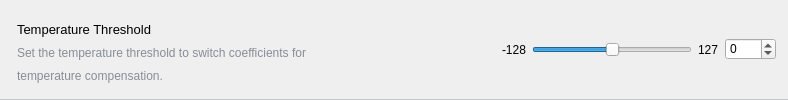
              <widget class="QGroupBox" name="groupBox_6">
               <property name="minimumSize">
                <size>
                 <width>0</width>
                 <height>62</height>
                </size>
               </property>
               <property name="styleSheet">
                <string notr="true">QGroupBox {
	border-top:none;
	border-bottom:1px solid #C1C7CD;
}</string>
               </property>
               <property name="flat">
                <bool>true</bool>
               </property>
               <layout class="QHBoxLayout" name="horizontalLayout_8">
                <item>
                 <layout class="QVBoxLayout" name="verticalLayout_9">
                  <property name="spacing">
                   <number>0</number>
                  </property>
                  <property name="leftMargin">
                   <number>5</number>
                  </property>
                  <property name="topMargin">
                   <number>6</number>
                  </property>
                  <item>
                   <widget class="QLabel" name="label_13">
                    <property name="font">
                     <font>
                      <pointsize>10</pointsize>
                     </font>
                    </property>
                    <property name="styleSheet">
                     <string notr="true"/>
                    </property>
                    <property name="text">
                     <string>Temperature Threshold</string>
                    </property>
                   </widget>
                  </item>
                  <item>
                   <widget class="QLabel" name="label_14">
                    <property name="styleSheet">
                     <string notr="true">color:rgb(135, 141, 150)</string>
                    </property>
                    <property name="text">
                     <string>Set the temperature threshold to switch coefficients for</string>
                    </property>
                   </widget>
                  </item>
                  <item>
                   <widget class="QLabel" name="label_15">
                    <property name="styleSheet">
                     <string notr="true">color:rgb(135, 141, 150)</string>
                    </property>
                    <property name="text">
                     <string>temperature compensation.</string>
                    </property>
                   </widget>
                  </item>
                 </layout>
                </item>
                <item>
                 <spacer name="horizontalSpacer_6">
                  <property name="orientation">
                   <enum>Qt::Orientation::Horizontal</enum>
                  </property>
                  <property name="sizeHint" stdset="0">
                   <size>
                    <width>190</width>
                    <height>20</height>
                   </size>
                  </property>
                 </spacer>
                </item>
                <item>
                 <widget class="QLabel" name="temp_th0_min">
                  <property name="styleSheet">
                   <string notr="true">background-color:none
</string>
                  </property>
                  <property name="text">
                   <string>-128</string>
                  </property>
                 </widget>
                </item>
                <item>
                 <widget class="QSlider" name="temp_th0_slider">
                  <property name="sizePolicy">
                   <sizepolicy hsizetype="Minimum" vsizetype="Fixed">
                    <horstretch>0</horstretch>
                    <verstretch>0</verstretch>
                   </sizepolicy>
                  </property>
                  <property name="minimumSize">
                   <size>
                    <width>160</width>
                    <height>0</height>
                   </size>
                  </property>
                  <property name="styleSheet">
                   <string notr="true">background-color:none
</string>
                  </property>
                  <property name="minimum">
                   <number>-128</number>
                  </property>
                  <property name="maximum">
                   <number>127</number>
                  </property>
                  <property name="orientation">
                   <enum>Qt::Orientation::Horizontal</enum>
                  </property>
                  <property name="invertedAppearance">
                   <bool>false</bool>
                  </property>
                  <property name="invertedControls">
                   <bool>false</bool>
                  </property>
                 </widget>
                </item>
                <item>
                 <widget class="QLabel" name="temp_th0_max">
                  <property name="styleSheet">
                   <string notr="true">background-color:none
</string>
                  </property>
                  <property name="text">
                   <string>127</string>
                  </property>
                 </widget>
                </item>
                <item>
                 <widget class="QSpinBox" name="temp_th0_spin">
                  <property name="locale">
                   <locale language="English" country="UnitedStates"/>
                  </property>
                  <property name="minimum">
                   <number>-128</number>
                  </property>
                  <property name="maximum">
                   <number>127</number>
                  </property>
                  <property name="singleStep">
                   <number>1</number>
                  </property>
                  <property name="value">
                   <number>0</number>
                  </property>
                 </widget>
                </item>
               </layout>
              </widget>
